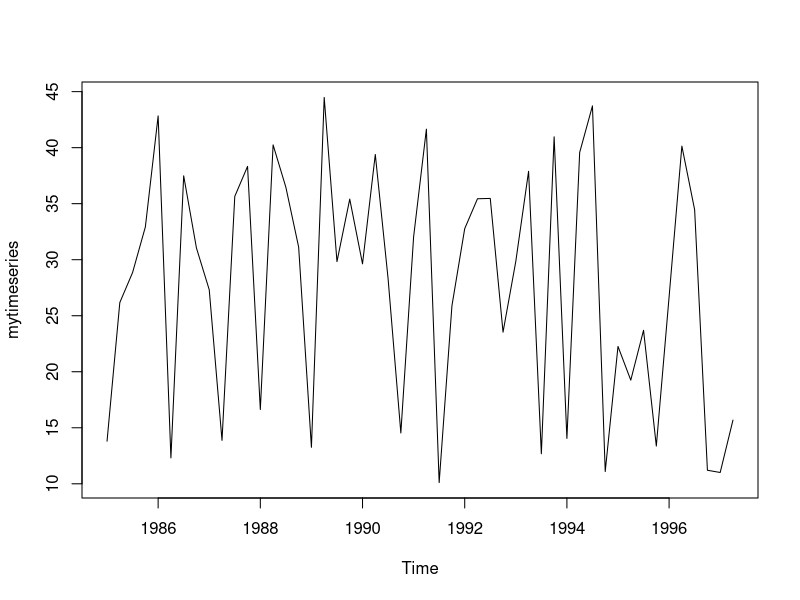

Generate this figure with R:
#Creating data
myData <- runif(n=50, min = 10, max = 45)

#ts for class time series
#Data starts in 1956 and 4 observation/year (quarterly)
mytimeseries <- ts(myData, start=1985, frequency = 4)

#Visualizing the data
plot(mytimeseries)

#Visualizing the data
class(mytimeseries)

#Checking the class
time(mytimeseries)

#Changing the start argument
newTimeSeries <- ts(myData, start = c(1956,3), 
                    frequency = 4)

#Hourly time series
HourlyTimeSeries <- ts(myData, start = c(1,8), frequency = 24)